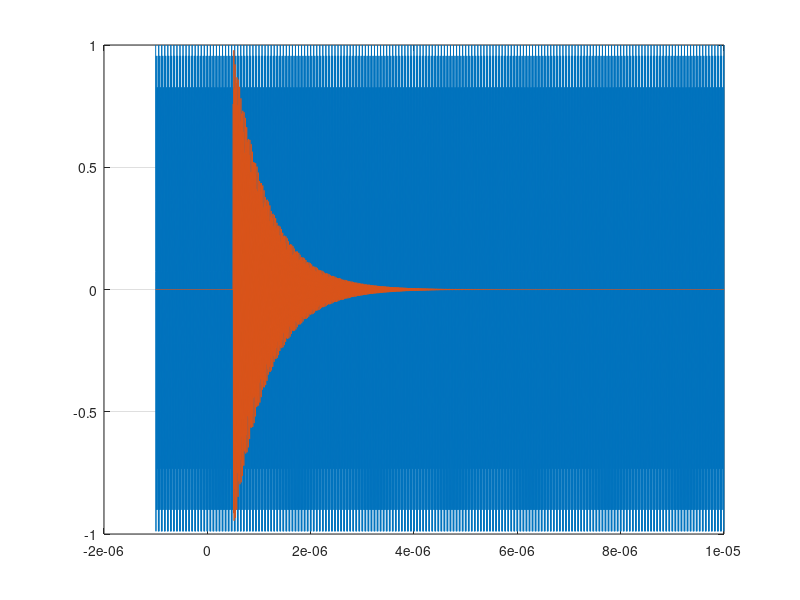
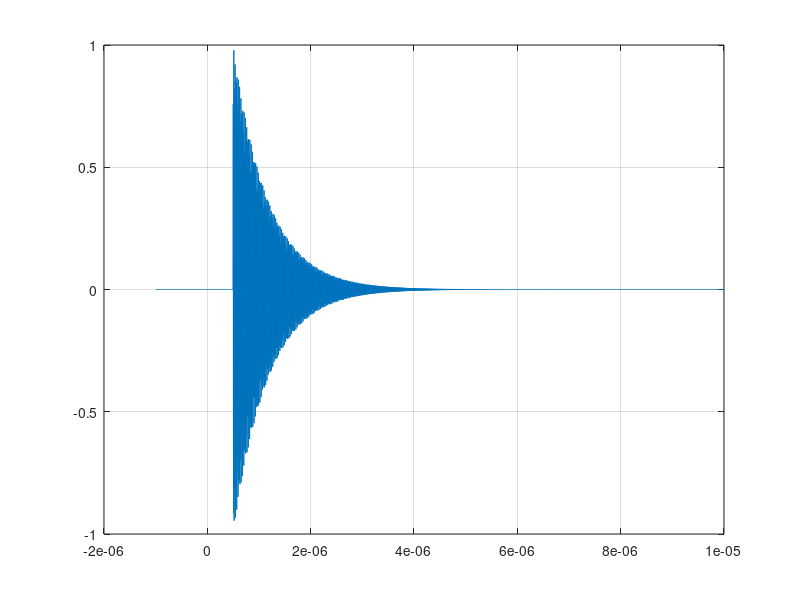

MATLAB code to generate these figures, in order:
close all;
%clear all; clc;

format compact

% addpath('../LlrfLib/')
addpath('../../submodules/sysgen-dsp-lib/LlrfLib/')
% LLRF setup
axiClk = 156.25e6;
interleavedChannels = 12;
Fs     = 357e6;
Fadc   = Fs;
Ts     = 1/Fs;
Fproc  = 204e6;
Fsig   = Fproc/12;

configBase = hex2dec('800');
statusBase = hex2dec('0');

fc = 2851.300000e6;    % Cavity resonate freq
f_prl = 2856e6;   % PRL freq
wc = 2*pi*fc;
q  = 6000;        % Cavity Q
bw = fc/q;        % Cavity BW
fadc = 357e6;     % ADC sample clock
Tadc = 1/fadc;
flo = 2771e6;     % LO freq
t_start = -1e-6;    % x axis start time
t_stop  = 10e-6;     % x axis stop time
t_delay = 0.5e-6;   % Delaying the start of the pulse
adc_t = (t_start):(1/fadc):(t_stop);   % ADC CLK x axis

cav1p1_addr = 204;
cav1p2_addr = cav1p1_addr * 2;
cav2p1_addr = cav1p1_addr * 3;
cav2p2_addr = cav1p1_addr * 4;

jitter_amt = 100e-12;
jitter_t = (t_start+jitter_amt):(1/fadc):(t_stop+jitter_amt);

f_if_prl = f_prl-flo;
SIM_PRL = cos((2*pi*(f_if_prl)*(adc_t)) + (0));   % Simplified PRL signal in the adc for simulink

% Math representation of the IF cavity ring output 
% f_if = 80.278e6;
f_if = fc - flo;
tau_if = 1/(2*pi*bw/2);
SIM_IF = cos(2*pi*f_if*(adc_t-t_delay));   % 80.278MHz ring
SIM_y_if = exp(-(adc_t-t_delay)/tau_if);   % Cavity exp decay
SIM_Ustep = (adc_t >= t_delay);            % Delaying the start
SIM_cav_ring_if = SIM_IF .* SIM_Ustep .* SIM_y_if;

% SIM_cav_ring_if = SIM_IF;   % Simplified PRL signal in the adc for simulink

cav_f_offset = f_if_prl - f_if
SYS_PRL = [adc_t', SIM_PRL'];
SYS_CAV = [adc_t', SIM_cav_ring_if'];

figure()
plot(adc_t, SIM_PRL);grid on; hold on;
plot(adc_t, SIM_cav_ring_if); hold off

figure()
plot(adc_t, SIM_cav_ring_if); grid on;

% N = 10;              % Order
% F = [0 1000 8e4 Fsig/2];  % Frequency Vector
% Fn = F/(Fsig/2)
% Fp = Fn*pi
% A = [0 1 0 0];       % Amplitude Vector
% W = [10 1];           % Weight Vector
% b  = firpm(N, Fn, A, W, 'differentiator');
% fvtool(b)
% [h, w] = freqz(b);
% figure;
% plot(w*((Fsig/2)/pi), abs(h)); grid on

% N = 10;              % Order
% F = [0 0.5 0.55 1];  % Frequency Vector
% F1= F*(Fsig/2)
% A = [0 1 0 0];       % Amplitude Vector
% W = [10 1];           % Weight Vector
% b  = firpm(N, F, A, W, 'differentiator');
% fvtool(b)
% [h, w] = freqz(b);
% figure;
% plot(w*((Fsig/2)/pi), abs(h)); grid on

% b1 = [1 -1]
% fvtool(b1)
% [h1, w1] = freqz(b1);
% figure;
% plot(w1, abs(h1))
